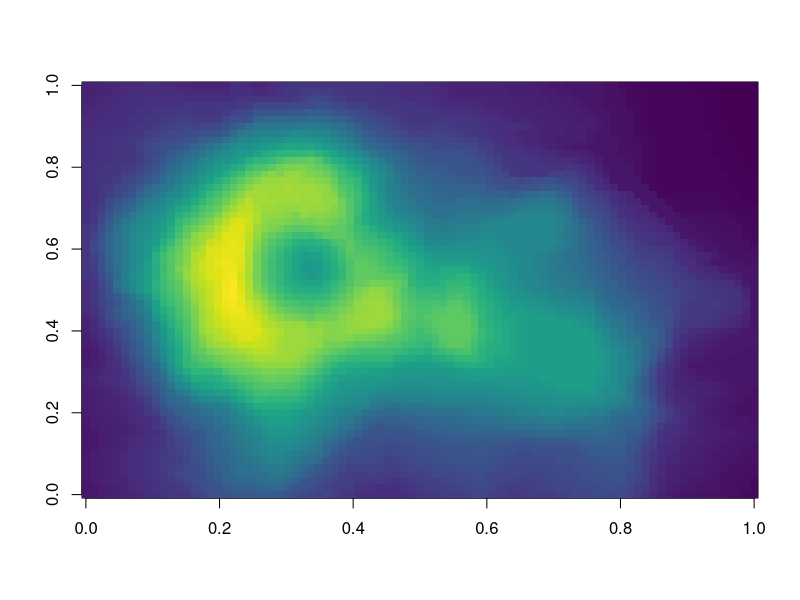
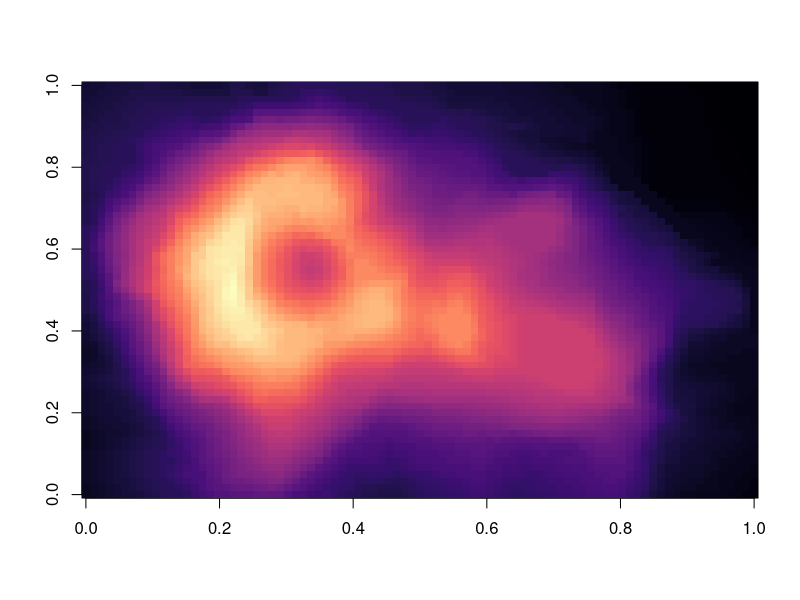
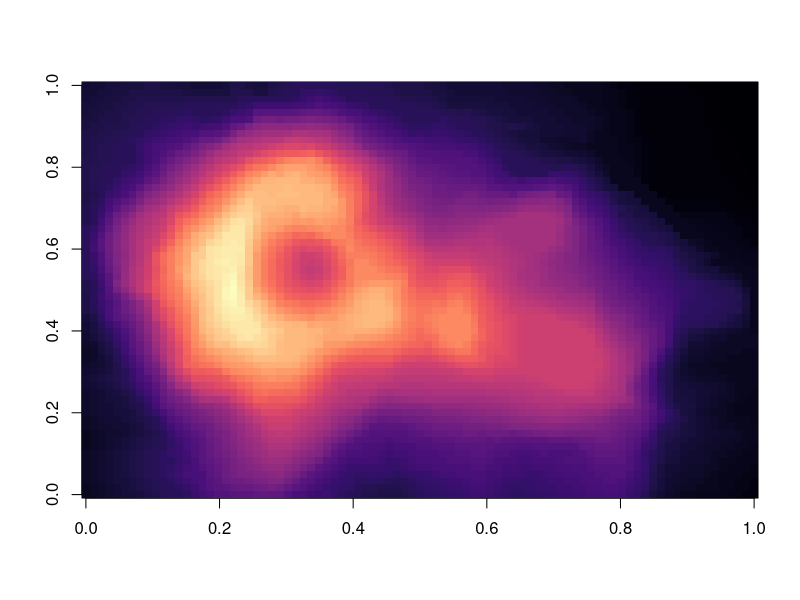
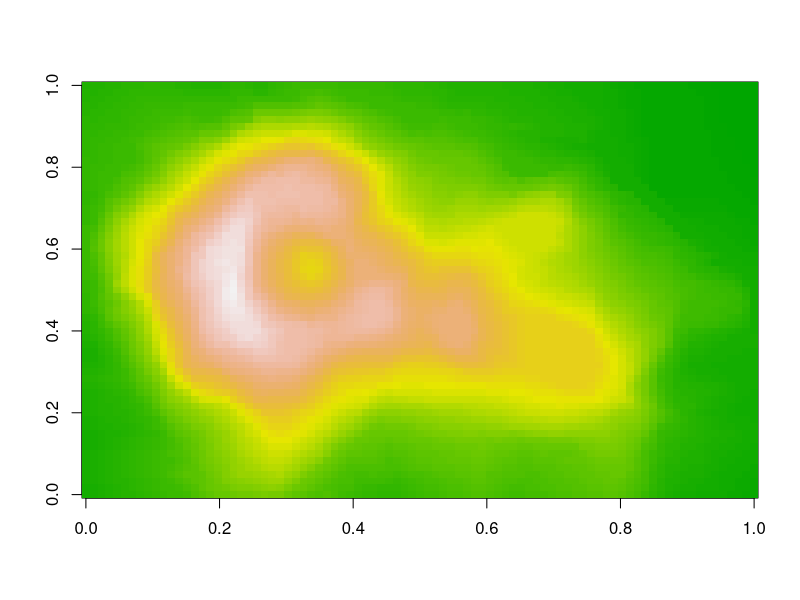

Write the R code that produced these figures, in order.
## ---- chunk 1
library(viridis)
## ---- chunk 2
image(volcano, col = viridis(200))
## ---- chunk 3
image(volcano, col = viridis(200, option = "A"))
## ---- chunk 4
image(volcano, col = viridis(200, option = "A"))
## ---- chunk 5
# colorFunc <- "heat.colors"
colorFunc <- "terrain.colors"
# colorFunc <- "topo.colors"
# colorFunc <- "cm.colors"
# colorFunc <- "rainbow"
## ---- chunk 6
image(volcano, col = get(colorFunc)(200))
## ---- chunk 7
library(knitr)
kable(mtcars[1:5, ], caption = "A knitr kable.")
